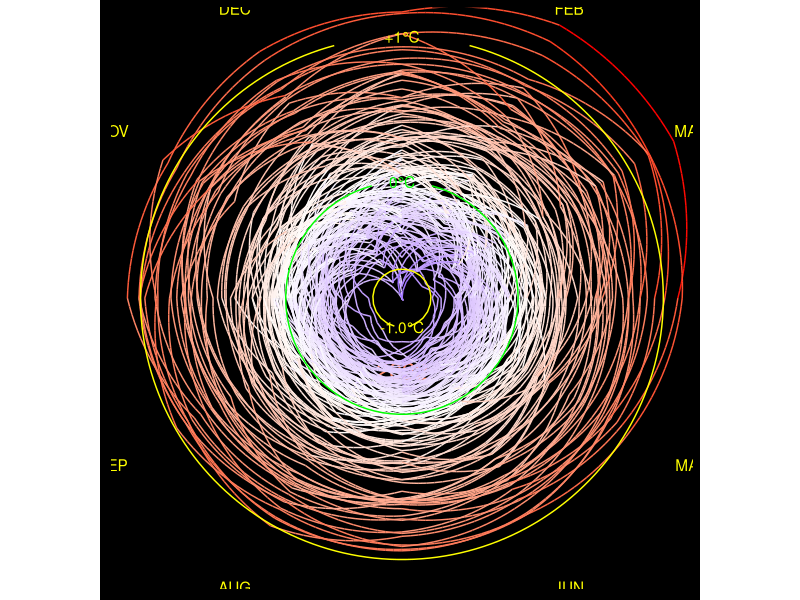
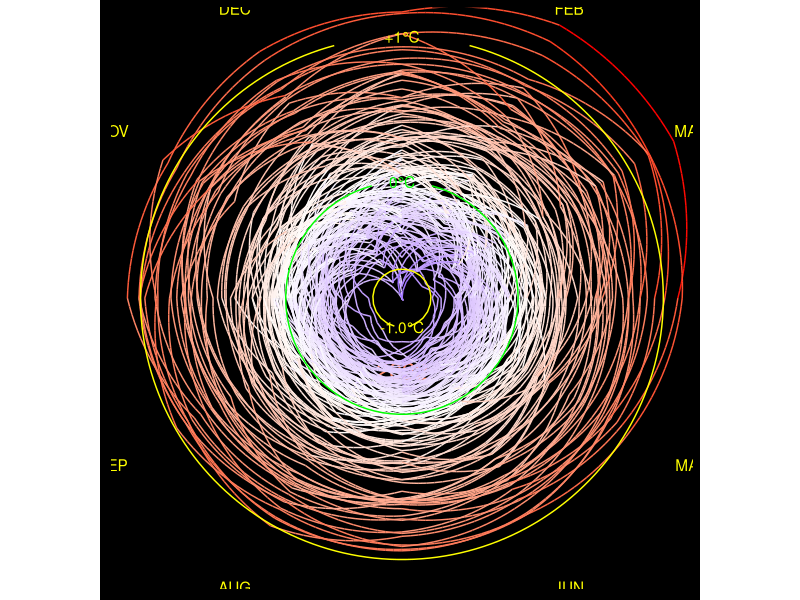

R code for these plots, in order:
library(tidyverse)
library(gganimate)



# Plot: There are data in preceding year and next year.
# Need to create 3 separated dataframes

t_diff <- 
  read_csv("data/GLB.Ts+dSST.csv", skip = 1, na = "***") %>% #load CSV file, skip 1st rows
  select(year = Year, month.abb) %>% #month.abb is constant R build-in. which is the same as our datatype
  # Tidy dataframe by converting month in 1 column accept for year
  #Pivot dataframe for all columns except for year column, Give a name of month column
  pivot_longer(-year, names_to = "month", values_to = "t_diff") %>%
  drop_na() #Ignore NA value
  

# Create 3 Separated dataframe
# Create dataframe for preceding December
# last_dec <-
#   t_diff %>%
#   filter(month == "Dec") %>% #Filter December
#   mutate(year = year + 1,   #Calculate preceding year by using the original data
#          month = "last_Dec") #Rename Dec to last_Dec

# Create dataframe for next Jan
next_jan <-
  t_diff %>%
  filter(month == "Jan") %>% #Filter January
  mutate(year = year - 1,    # Add extra year
         month = "next_Jan") # Rename it

#Combine 3 dataframes
t_data <- 
  bind_rows(t_diff,next_jan) %>%
  mutate(month = factor(month, levels = c(month.abb, "next_Jan")), #Order months into numerical order rather than alphabet order, define month as a factor
         month_number = as.numeric(month)) %>% #Remove previous December to remove zero from dataframe
  arrange(year, month) %>% # arrange year and month       
  filter(year != 1879) %>% # we dont need 1879
  mutate(step_number = 1:nrow(.)) #Add row number. 1:nrow(.) means count from 1 to the end of row in this dataframe. need to count step over the row
  
  
  annotation <-
    t_data %>% #create new dataframe from 2022
    slice_max(year) %>%
    slice_max(month_number)
 
temp_line <- #Create text at specific position
  tibble(
    x = 1,
    y = c(1, 0, -1),
    labels = c("+1\u00B0C","0\u00B0C", "-1.0\u00B0C")
  )

#Create dataframe for tangential month to the ciricle
month_label <-
  tibble(
    x = 1:12,
    labels = toupper(month.abb), #Convert month label to capital letters
    y = 1.5
  )

#Make dataframe for grid line and used in geom_segment
gridlines <- 
  tibble(
    x = 1.5,
    xend = 12.5,
    y = c(1, 0, -1),
    yend = y
  )
 
# a <-  
  t_data %>% ggplot(aes(x = month_number, 
             y = t_diff, 
             group = year, 
             color = t_diff), #Let's coloring by temperature change. Previous version was colored by year
             inherit.aes = FALSE) +
    # geom_rect(aes(xmin = 1, xmax = 13, ymin = -2, ymax = 2.4), # create black circle background
    #           color = "black", fill = "black",
    #           inherit.aes = FALSE)+ 
    geom_label(aes(x = 1, y = -1.3, label = year),  #geom_label it provides a background
               fill = "black",
               label.size = 0,
               size = 6) +
  geom_line()+
  geom_segment(data = gridlines, # Add yellow line at -1,0,1 y intercept, use geom segment and make new dataframe
               aes(x = x, y = y,
                   xend = xend, yend = yend), 
               color = c("yellow", "green", "yellow"),
               inherit.aes = FALSE) + 
  geom_text(data = temp_line, aes(x = x, y = y, label = labels), #Add label and coloring
               color = c("yellow", "green", "yellow"),
               inherit.aes = FALSE)+
  geom_text(data = month_label, aes(x = x, y = y, label = labels), # Add month label back to the position
              color = "yellow",
              inherit.aes = FALSE#,
              #angle = seq(360-360/12, 0, length.out = 12) #Assign angle to the month label
    ) +
  # scale_x_continuous(breaks = 1:12, #Set x axis and its coordinator
  #                    labels = month.abb,
  #                    expand = c(0,0),
  #                    sec.axis = dup_axis(name = NULL, labels = NULL)) +
  scale_y_continuous(limits = c(-1.5, 1.5),
                     expand = c(0,-0.7) # expand grid. First is an addition. Second is an multiplication.
                     ) + #Rescale y axis
  scale_color_gradient2(low = "blue", high = "red", mid = "white", midpoint = 0, #Change the color to continuous scale. Re-scale the legend
                        guide = "none") + #Remove legend 
  coord_polar(start = 0)+ #Set polar 5 minutes off. "start" measures thing in radius 
  labs(x = NULL, # Add label
      y = NULL,
      title = NULL) + 
  theme(
    panel.background = element_rect(fill = "black"), #Add black color and white border. Increase border line size
    plot.background = element_rect(fill = "black", color = "black"),
    panel.grid = element_blank(), # Remove grid line color
    axis.text.x = element_blank(),
    axis.text.y = element_blank(),
    axis.ticks = element_blank(),
    axis.title = element_blank(),
    plot.title = element_blank()
  )#+
  # transition_manual(frames = year, cumulative = TRUE)  #Add data and keep the old data in gganimate only
   
ggsave("figures/climate_spiral_nasa.png", width = 4.155, height = 4.5, unit = "in", dpi = 300)
 
# animate(a, width = 4.155, height = 4.5, unit = "in", res = 300
#         # nframes = nrow(t_data),
#         # fps = nrow(t_data)/12/60/60
#         )
# anim_save("figures/climate_spiral.gif")
# 
# animate(a, width = 4.155, height = 4.5, unit = "in", res = 300,
#         renderer = av_renderer("figures/climate_spiral.mp4")
# )
